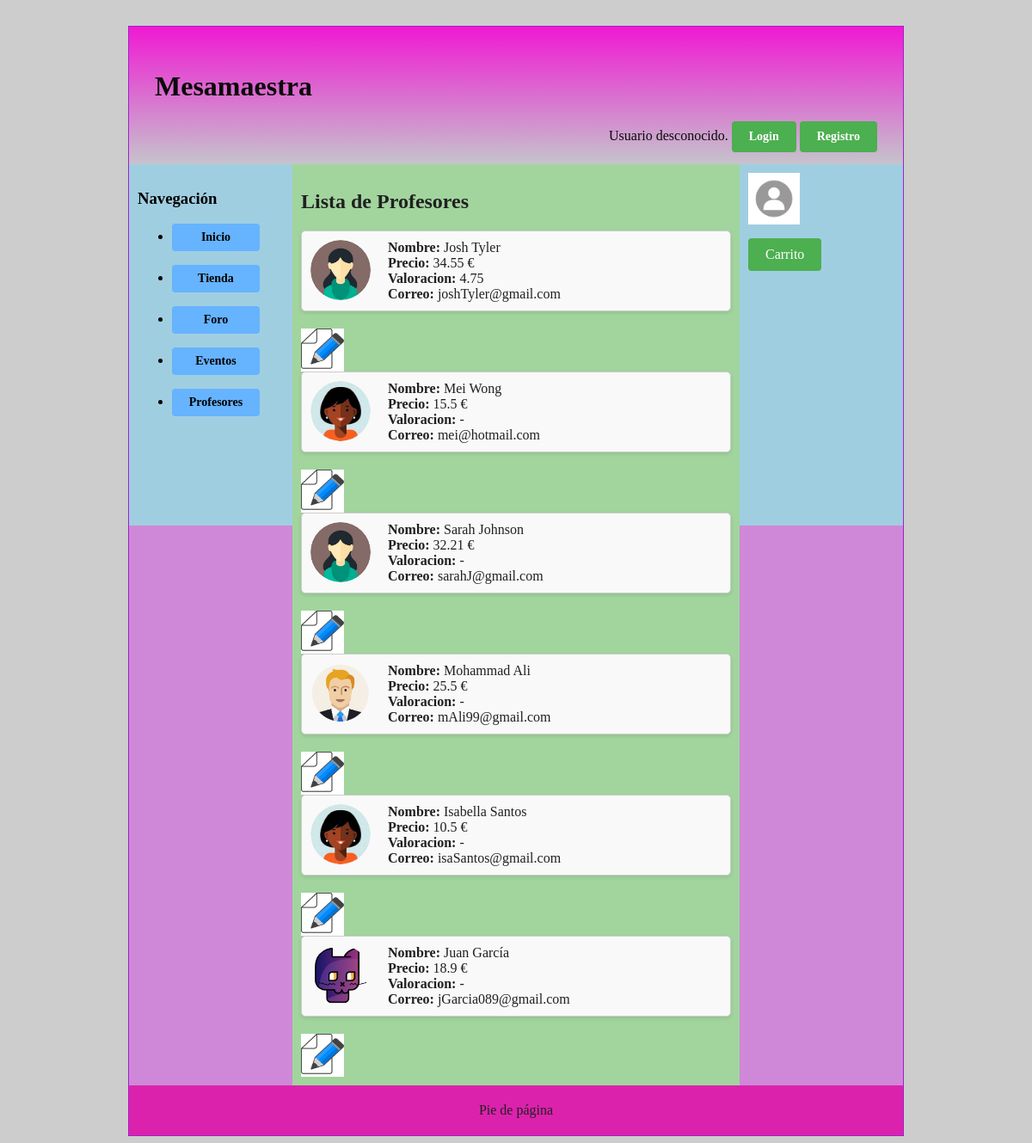
Screenshot of /profesores.php with the database file from the repository.
### tables this page shows
CREATE TABLE `usuarios` (
  `id` int(11) NOT NULL,
  `password` varchar(70) NOT NULL,
  `nombre` varchar(50) NOT NULL,
  `correo` varchar(50) NOT NULL,
  `rolUser` int(11) NOT NULL,
  `valoracion` float DEFAULT NULL,
  `precio` float DEFAULT NULL,
  `avatar` varchar(50) DEFAULT NULL
);

### includes/src/usuarios/Usuario.php (called while the page is built, shortened)
<?php
class Usuario
{
    private $id;
    private $nombre;
    private $correo;
    private $avatar;
    protected  function __construct($rol,$nombre, $password, $correo, $avatar, $id = null)
    {
        $this->id = $id;
        $this->nombre = $nombre;
        $this->correo = $correo;
        $this->avatar = $avatar;
    }
    public function getId()
    {
        return $this->id;
    }
    public function getNombre()
    {
        return $this->nombre;
    }
    public function getCorreo()
    {
        return $this->correo;
    }
    public function getAvatar()
    {
        return $this->avatar;
    }
}

### includes/src/Profesores/Profesor.php (called while the page is built, shortened)
<?php
class Profesor extends Usuario
{
    private $valoracion;
    private $precio;
    public function __construct($rol, $nombre, $password, $correo,  $precio, $avatar,$valoracion,$id = null)
    {
        $this->valoracion =  $valoracion;
        $this->precio =  $precio;
    }
    public function getValoracion()
    {
        return $this->valoracion;
    }
    public function getPrecio()
    {
        return $this->precio;
    }
    public static function listarProfesores()
    {
        $conn = BD::getInstance()->getConexionBd();
        $query = "SELECT * FROM usuarios WHERE rolUser = ".self::TEACHER_ROLE;
        $rs = $conn->query($query);
        $profesores = array();
        if ($rs) {
        while ($fila = $rs->fetch_assoc()) {
        $profesor = new Profesor(
        $fila['rolUser'],
        $fila['nombre'],
        $fila['password'],
        $fila['correo'],
        $fila['precio'],
        $fila['avatar'],
        $fila['valoracion'],
        $fila['id']
        );
        $profesores[] = $profesor;
        }
        }
        return $profesores;
    }
}

### includes/src/BD.php (called while the page is built, shortened)
<?php
class BD
{
    private static $instancia;
    public static function getInstance()
    {
        if (!self::$instancia instanceof self) {
            self::$instancia = new static();
        }
        return self::$instancia;
    }
    private $rutaRaizApp;
    private $inicializada;
    private function __construct()
    {
        $this->inicializada = false;
    }
    public function init($bdDatosConexion, $rutaApp = RUTA_APP, $dirInstalacion = __DIR__. '/../')
    {
        if (!$this->inicializada) {
            $this->rutaRaizApp = $rutaApp;
            $this->inicializada = true;
        }
    }
    public function resuelve($path = '')
    {
        $rutaAppLongitudPrefijo = mb_strlen($this->rutaRaizApp);
        return $this->rutaRaizApp . $path;
    }
}

### includes/vistas/helpers/utils.php (called while the page is built, shortened)
<?php
function resuelve($path = ''){
    $app = \es\ucm\fdi\aw\src\BD::getInstance();
    $url = $app->resuelve($path);
    return $url;
}

### includes/src/Profesores/listaProfesores.php (the view, shortened to what this page needs)
<?php
    echo '<link rel="stylesheet" type="text/css" href="' . RUTA_CSS . '/imagenes.css">';
    $contenidoPrincipal = listaProfesores();
?>
<?php
function listaProfesores()
{
    $profesores = Profesor::listarProfesores();
    $html = "<div class='profesores'>";
    foreach ($profesores as $profesor) {
        $html .= visualizaProfesor($profesor);
    }
    $html .= "</div>";
    return $html;
}
function visualizaProfesor($profesor) {
        $imagenPath = $profesor->getAvatar() ? RUTA_IMGS . $profesor->getAvatar() : RUTA_IMGS . 'images/avatarPorDefecto.png';
        $precio = $profesor->getPrecio();
        $valoracion = $profesor->getValoracion();
        $id =  $profesor->getId();
        if ($precio === null) {
            $precioTexto = '-';
        } else {
            $precioTexto = $precio . ' €';
        }
        if ($valoracion === null) {
            $valoracionTexto = '-';
        } else {
            $valoracionTexto = $valoracion;
        }
        $app = BD::getInstance();
        if ($app->usuarioLogueado())
        {
            $rutaChat = resuelve('/ChatViewProfesor.php');
            $html = <<<EOF
            <div class="profesor">
                <img src="{$imagenPath}" alt="Avatar de {$profesor->getNombre()}" class="profesor_avatar">
                <div class="profesor_info">
                    <div class="profesor_nombre"><strong>Nombre:</strong> {$profesor->getNombre()}</div>
                    <div class="profesor_precio"><strong>Precio:</strong> {$precioTexto}</div>
                    <div class="profesor_valoracion"><strong>Valoracion:</strong> {$valoracionTexto}</div>
                    <div class="profesor_correo"><strong>Correo:</strong> {$profesor->getCorreo()}</div>
                    <div>
                        <a href="$rutaChat?id_profesor=$id" class="button-like-link">Contactar</a>                    </div>
                </div>
            </div>
        EOF;
        }
        else
        {
            $html = <<<EOF
            <div class="profesor">
                <img src="{$imagenPath}" alt="Avatar de {$profesor->getNombre()}" class="profesor_avatar">
                <div class="profesor_info">
                    <div class="profesor_nombre"><strong>Nombre:</strong> {$profesor->getNombre()}</div>
                    <div class="profesor_precio"><strong>Precio:</strong> {$precioTexto}</div>
                    <div class="profesor_valoracion"><strong>Valoracion:</strong> {$valoracionTexto}</div>
                    <div class="profesor_correo"><strong>Correo:</strong> {$profesor->getCorreo()}</div>
                </div>
            </div>
        EOF;
        }
            $dirProfesores=resuelve('/EditorProfesorView.php');
            $dirEditor=resuelve('/images/editar_producto.png');
            $html .=<<<EOF
            <div class="editar_Profesor">
                <a href="'$dirProfesores.'?id_profesor='.$id.'">
                    <img src= "{$dirEditor}" alt="Editor Producto" width="50" height="50">
                </a>
            </div>
            EOF;
    return $html;
}
?>

### css/imagenes.css (style rules this page uses)
.profesor { border: 1px solid #ccc; padding: 10px; margin-bottom: 20px; background-color: #f9f9f9; border-radius: 5px; box-shadow: 0 2px 4px rgba(0, 0, 0, 0.1); }
.profesor_avatar { width: 70px; height: 70px; border-radius: 50%; margin-right: 20px; float: left; }
.profesor_info { overflow: hidden; }

### css/estilo.css (style rules this page uses)
body { background-color: #CDCDCD; }

### rows the page displays
usuarios: avatar (picture), nombre "Josh Tyler", precio "34.55 €", valoracion "4.75", correo "joshTyler@gmail.com"
usuarios: avatar (picture), nombre "Mei Wong", precio "15.5 €", correo "mei@hotmail.com"
usuarios: avatar (picture), nombre "Sarah Johnson", precio "32.21 €", correo "sarahJ@gmail.com"
usuarios: avatar (picture), nombre "Mohammad Ali", precio "25.5 €", correo "mAli99@gmail.com"
usuarios: avatar (picture), nombre "Isabella Santos", precio "10.5 €", correo "isaSantos@gmail.com"
usuarios: avatar (picture), nombre "Juan García", precio "18.9 €", correo "jGarcia089@gmail.com"

### other values shown
$params['cabecera'] "Mesamaestra"
$valoracionTexto "- - - - -"
